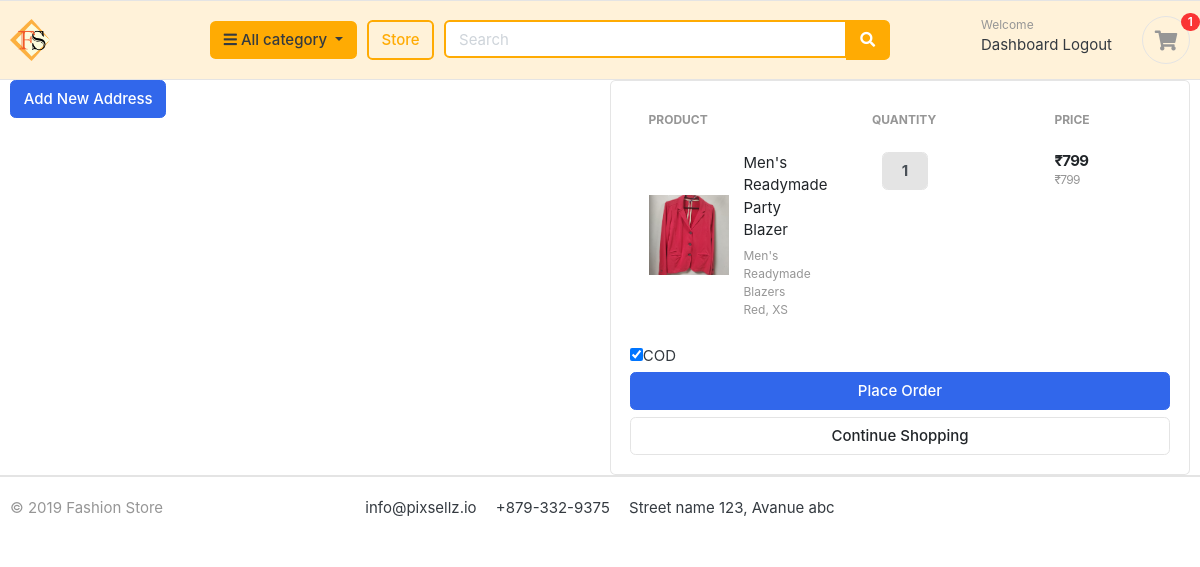
Screenshot of /checkout/ (signed in) with the database file from the repository.
### store/models.py (models this page shows, shortened)
class CartItems(models.Model):
	user = models.ForeignKey(User, on_delete=models.CASCADE, null=True)
	product = models.ForeignKey(Products, on_delete=models.CASCADE)
	product_variant = models.ForeignKey(SizeVariant, on_delete=models.CASCADE)#models.CharField(max_length=50)
	cart = models.ForeignKey(uCart, on_delete=models.CASCADE, null=True)
	quantity = models.IntegerField()
	is_active = models.BooleanField(default=True)
	def sub_total(self):
		return self.quantity * (self.product_variant.price)

class BaseModel(models.Model):
	uid = models.UUIDField(primary_key=True , editable=False , default=uuid.uuid4)
	created_at = models.DateTimeField(auto_now= True)
	updated_at = models.DateTimeField(auto_now_add= True)
	class Meta:
		abstract = True

class Products(BaseModel):
	product_name = models.CharField(max_length=100)
	slug = models.SlugField(max_length=100,unique=True, null=True, blank=True)
	category = models.ForeignKey(Category, on_delete=models.CASCADE, related_name="products")
	price = models.IntegerField()
	product_description = models.TextField()
	image = models.ImageField(null=True, blank=True)
	is_deleted = models.BooleanField(default=False)
	in_store = models.BooleanField(default=False)

class Category(BaseModel):
	category_name = models.CharField(max_length=100)
	slug = models.SlugField(unique=True, null=True, blank=True)
	is_deleted = models.BooleanField(default=False)

class SizeVariant(BaseModel):
	product_id = models.ForeignKey(Products, on_delete=models.CASCADE)
	Color_id = models.ForeignKey(ColorVariant, on_delete=models.CASCADE)
	size = models.CharField(max_length=50)
	price = models.IntegerField()
	stock = models.IntegerField()

class ColorVariant(BaseModel):
	product_id = models.ForeignKey(Products, on_delete=models.CASCADE)
	color = models.CharField(max_length=50)

### store/views.py (the view)
# urls.py: path('checkout/', views.checkout, name="checkout"),
@login_required(login_url='login')
def checkout(request,total=0,quantity=0,cart_items=None):
    if request.user.is_authenticated:
        try:
            cart_items = CartItems.objects.filter(user=request.user,is_active=True)
            for cart_item in cart_items:
                total += (cart_item.product.price * cart_item.quantity)
                quantity += cart_item.quantity
        except:
            pass
        size_variant = SizeVariant.objects.all()
        color_variant = ColorVariant.objects.all()
        yr = int(datetime.date.today().strftime('%Y'))
        dt = int(datetime.date.today().strftime('%d'))
        mt = int(datetime.date.today().strftime('%m'))
        d = datetime.date(yr, mt, dt)
        cur_date = d.strftime('%Y%m%d')
        address_list = ShippingAddress.objects.filter(user=request.user)
        context = {'total':total,
                   'quantity':quantity,
                   'cart_items':cart_items,
                   'size_variant':size_variant,
                   'color_variant':color_variant,
                   'address_list':address_list
                   }
        return render(request, 'user/checkout.html', context)
    else:
        return redirect('login')

### store/context_processors.py (called while the page is built)
def category_list_processor(request):
    category_list = Category.objects.all()
    return {'category_list': category_list}

def cart_counter(request):
    cart_count = 0
    try:
        if request.user.is_authenticated:
            cart_items = CartItems.objects.all().filter(user=request.user)
        else:
            cart = uCart.objects.filter(cart_id=_cart_id(request))
            cart_items = CartItems.objects.all().filter(cart=cart[:1])
        for cart_item in cart_items:
            cart_count += cart_item.quantity
    except uCart.DoesNotExist:
        cart_count=0
    return dict(cart_count=cart_count)

### store/templates/user/checkout.html (shortened to what this page needs)
{% extends '../store/main.html' %}
{% load static %}
{% block body %}
<div class="container">
  <form action="{% url 'place_order' %}" method="post">
    <div class="row">
      <aside class="col-lg-6">
        <a href="{%url 'user_address_add'%}" class="btn btn-primary">Add New Address</a>
      </aside>
      <aside class="col-lg-6">
        <div class="card">
          <div class="card-body">
            <table class="table table-borderless table-shopping-cart">
              <thead class="text-muted">
                <tr class="small text-uppercase">
                  <th scope="col">Product</th>
                  <th scope="col" width="120">Quantity</th>
                  <th scope="col" width="120">Price</th>
                  <th scope="col" class="text-right" width="200"></th>
                </tr>
              </thead>
              <tbody>
                {% for cart_item in cart_items %}
                <tr>
                  <td>
                    <figure class="itemside align-items-center">
                      <div class="aside"><img src="{{ cart_item.product.image.url }}" class="img-sm"></div>
                      <figcaption class="info">
                        <a href="#" class="title text-dark">{{ cart_item.product.product_name }}</a>
                        <p class="text-muted small">{{ cart_item.product.category.category_name }} <br>
                          {{ cart_item.product_variant.Color_id.color }}, {{ cart_item.product_variant.size }}
                        </p>
                      </figcaption>
                    </figure>
                  </td>
                  <td>
                    <div class="col">
                      <div class="input-group input-spinner">
                        <input type="text" class="form-control" value="{{ cart_item.quantity }}" readonly>
                      </div>
                    </div>
                  </td>
                  <td>
                    <div class="price-wrap">
                      <var class="price">₹{{ cart_item.sub_total }}</var>
                      <small class="text-muted"> ₹{{ cart_item.product.price }} </small>
                    </div>
                  </td>
                  <td class="text-right"></td>
                </tr>
                {% endfor %}
              </tbody>
            </table>
            <input type="checkbox" name="cod" value="True" checked><label>COD</label>
            <button type="submit" class="btn btn-primary btn-block">Place Order</button>
            <a href="{% url 'view_store' %}" class="btn btn-light btn-block">Continue Shopping</a>
          </div>
        </div>
      </aside>
    </div>
  </form>
</div>
{% endblock %}

### static/css/ui.css (style rules this page uses)
html { font-family: "Inter", sans-serif; font-size: 15px; }
.price-wrap { letter-spacing: -0.7px; }
.img-xs, .img-sm, .img-md, .img-lg { -o-object-fit: cover; object-fit: cover; flex-shrink: 0; flex-grow: 0; }
.img-sm { width: 80px; height: 80px; }
var { font-style: normal; }
figure { margin-bottom: 0; }
p:last-child { margin-bottom: 0; }
.btn-light { background-color: #fff; border-color: #e4e4e4; }
.itemside { position: relative; display: flex; width: 100%; }
.itemside .aside { position: relative; flex-shrink: 0; }
.itemside .info { padding-left: 15px; padding-right: 7px; }
.itemside p { margin-bottom: 0; }
.itemside .title { display: block; margin-bottom: 5px; color: #212529; }
.price { font-weight: 600; color: #212529; }
.input-spinner { width: 125px; flex-wrap: nowrap; display: inline-flex; vertical-align: middle; }
.input-spinner input.form-control { text-align: center; max-width: 46px; font-weight: bold; flex-basis: 46px; border-color: #e4e4e4; flex-grow: 0; }
.table-shopping-cart.table td, .table-shopping-cart.table th { padding-left: 1.25rem; padding-right: 1.25rem; }
.table-shopping-cart .price-wrap { line-height: 1.2; }
.table-shopping-cart .price { font-weight: bold; margin-right: 5px; display: block; }

### rows the page displays
CartItems: product.image (picture), product.product_name "Men's Readymade Party Blazer", product.category.category_name "Men's Readymade Blazers", product_variant.Color_id.color "Red", product_variant.size "XS", quantity "1", sub_total "799", product.price "799"

### other values shown
{{ cart_count }} "1"
